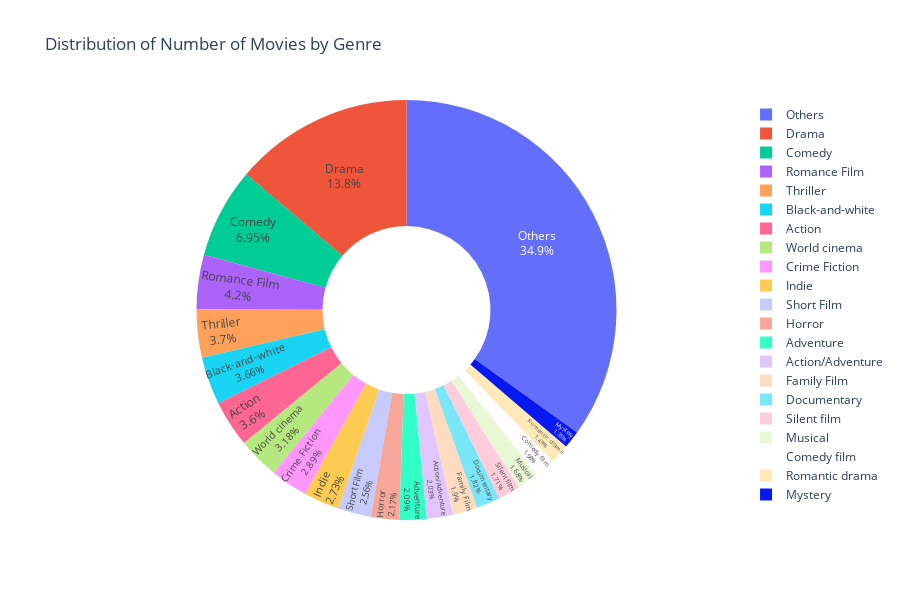

The cell this chart's notebook holds for it:
### Code cell
# Donut chart
# Movies have more than one genre, so we need to explode the genres to count them
movies_pie_df = movies.copy()
movies_pie_df['movie_genres_final'] = movies_pie_df['movie_genres_final'].apply(lambda x: x.split(', ') if isinstance(x, str) else [])
genre_per_film = movies.explode('movie_genres_final')
# Put the genres that are not in the top 20 represented in our dataframe in the "Others" category
n_genres = genre_per_film['movie_genres_final'].value_counts()
top_20_genres = n_genres.head(20).index.tolist()
top_15_genres = n_genres.head(15).index.tolist()
genre_per_film['movie_genres_final'] = genre_per_film['movie_genres_final'].apply(lambda x: x if x in top_20_genres else 'Others')
# Recalculate the number of movies per genre with the new "Others" category
n_genres = genre_per_film['movie_genres_final'].value_counts().reset_index()
n_genres.columns = ['Genre', 'Count']
fig = px.pie(
    n_genres,
    names='Genre',
    values='Count',
    title='Distribution of Number of Movies by Genre',
    hole=0.4
)
fig.update_traces(textposition='inside', textinfo='percent+label')
fig.update_layout(showlegend=True, height=600)

fig.write_html('plots/genre_piechart.html', full_html=False)
fig.show()

### Figure 1 — Plotly figure (JSON) as saved in the notebook; plotly's stock layout.template omitted (floating-point values rounded to 4 significant figures)
{"data": [{"domain": {"x": [0, 1], "y": [0, 1]}, "hole": 0.4, "hovertemplate": "Genre=%{label}<br>Count=%{value}<extra></extra>", "labels": ["Others", "Drama", "Comedy", "Romance Film", "Thriller", "Black-and-white", "Action", "World cinema", "Crime Fiction", "Indie", "Short Film", "Horror", "Adventure", "Action/Adventure", "Family Film", "Documentary", "Silent film", "Musical", "Comedy film", "Romantic drama", "Mystery"], "legendgroup": "", "name": "", "showlegend": true, "textinfo": "percent+label", "textposition": "inside", "type": "pie", "values": [76074, 30088, 15138, 9156, 8073, 7977, 7848, 6929, 6298, 5959, 5568, 4731, 4563, 4413, 4135, 3964, 3725, 3652, 3438, 3240, 2950]}], "layout": {"height": 600, "legend": {"tracegroupgap": 0}, "showlegend": true, "title": {"text": "Distribution of Number of Movies by Genre"}}}
